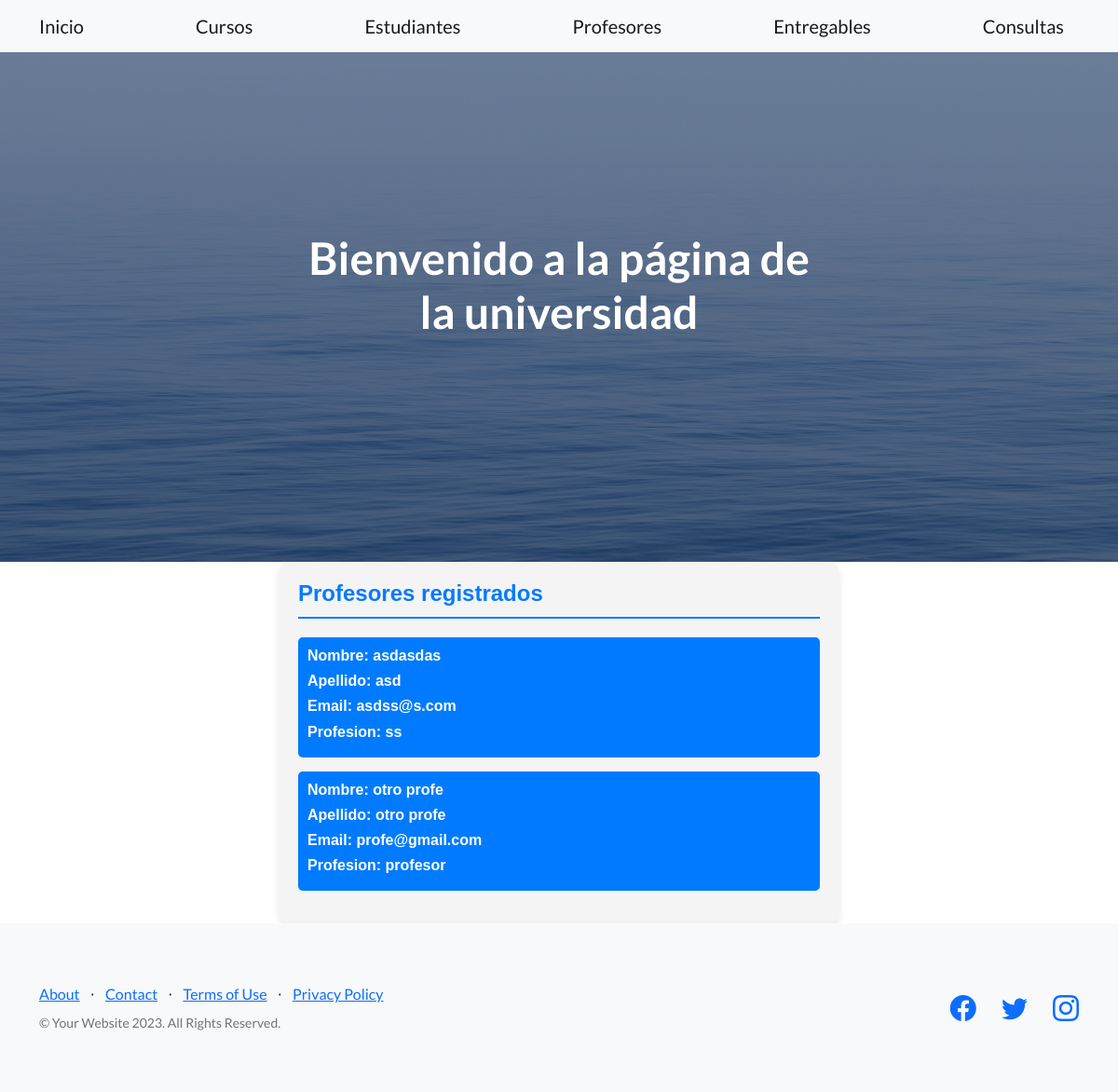
The page /Appblog/consulta_profesores/ on the database its author committed.
### Appblog/models.py (models this page shows)
class Profesor(models.Model):
    nombre = models.CharField(max_length=30)
    apellido = models.CharField(max_length=30)
    email = models.EmailField()
    profesion = models.CharField(max_length=30)

### Appblog/views.py (the view)
# urls.py: path('consulta_profesores/', views.consultas_profesores, name = 'ConsultaProfesores'),
def consultas_profesores (request):
    variable = models.Profesor.objects.all()
    return render(request,'Appblog/consultas_profesores.html',{"value" : variable})

### Appblog/templates/Appblog/consultas_profesores.html
{% extends 'Appblog/padre.html' %}
{% load static %}
{% block contenidoQueCambia %}
<div style="font-family: Arial, sans-serif; padding: 20px; background-color: #f4f4f4; max-width: 600px; margin: auto; border-radius: 10px; box-shadow: 0 4px 8px rgba(0, 0, 0, 0.1);">
    <h4 style="color: #007bff; border-bottom: 2px solid #007bff; padding-bottom: 10px;">Profesores registrados</h4>
    <div style="margin-top: 20px;">
    {% for n in value %}
        <div style="color: #fff; background-color: #007bff; padding: 10px; border-radius: 5px; margin-bottom: 15px;">
            <h6>Nombre: {{n.nombre}}</h6>
            <h6>Apellido: {{n.apellido}}</h6>
            <h6>Email: {{n.email}}</h6>
            <h6>Profesion: {{n.profesion}}</h6>
        </div>
    {% endfor %}
    </div>
</div>
{% endblock contenidoQueCambia %}

### rows shown on the page
Profesor: nombre "asdasdas", apellido "asd", email "asdss@s.com", profesion "ss"
Profesor: nombre "otro profe", apellido "otro profe", email "profe@gmail.com", profesion "profesor"
